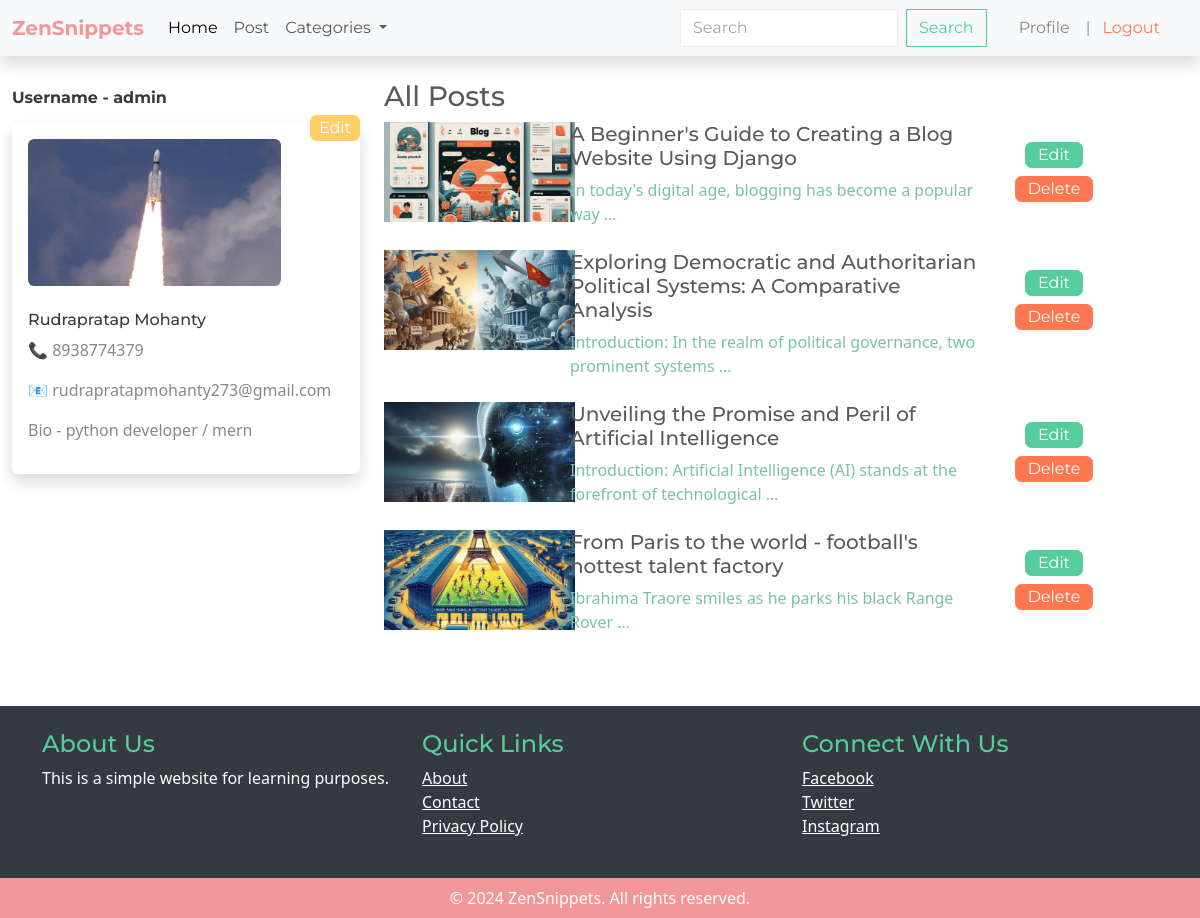
The page /users/profile/ (signed in) on the database its author committed.
### users/models.py (models this page shows, shortened)
class Profile(models.Model):
    user = models.OneToOneField(User, on_delete=models.CASCADE)
    first_name = models.CharField(max_length=20, blank = True, null = True)
    last_name = models.CharField(max_length=20, blank = True, null = True)
    contact_number = models.CharField(max_length=20, default = '999999999')
    image = models.ImageField(upload_to= 'profile_images/' , default= 'profile.jpg')
    bio = models.TextField(max_length = 500, blank = True, null = True)

### article/models.py (models this page shows, shortened)
class Article(models.Model):
    author = models.ForeignKey(User, on_delete=models.CASCADE,  default = 1)
    category = models.ForeignKey(Category, on_delete = models.CASCADE, default = 1 )
    title = models.CharField(max_length=100)
    content = models.TextField(max_length = 10000)
    img = models.ImageField(upload_to='article_images/', default= 'default_img.jpg')
    pub_date = models.DateField(auto_now= True)

### users/views.py (the view)
# urls.py: path('profile/', profile, name= 'profile'),
@login_required
def profile(request):
    articles = Article.objects.filter(author= request.user).all().order_by("-pub_date")
    context = {
        'articles': articles
    }
    return render(request, 'users/profile.html', context)

### article/models.py (called while the page is built)
    def __str__(self):
        return self.name

### article/views.py (called while the page is built)
def categories(request):
    categories = Category.objects.all()
    return {
        'categories': categories,
    }

### users/templates/users/profile.html
{% extends "base.html" %}
{% block content %}
<div class="row my-4 container">
    <div id="profile" class="col-lg-4">
        <h6 class="text-dark fw-bold my-2">Username - {{user.username}}</h6>
        {% if user.profile %}
            <a class="btn btn-warning p-0 px-2 float-end" href="{% url "edit_profile" %}">Edit</a>
            <div class="shadow rounded p-3 my-3">
                <img class="mb-4 rounded" style= "width:80%;" src="{{user.profile.image.url}}" alt="">
                <h6 class='text-dark'>{{user.profile.first_name}} {{user.profile.last_name}}</h6>
                <p>📞 {{user.profile.contact_number}}</p>
                <p>📧 {{user.email}}</p>
                <p>Bio - {{user.profile.bio}}</p>
            </div>
        {% else %}
            <a class="btn btn-success p-0 px-2" href="{% url "edit_profile" %}">Create</a>
        {% endif %}
    </div>
    <div id="all_posts" class="col-lg-8">
        <h3>All Posts</h3>
        <div>
            {% include "users/all_posts.html" with article_list=articles exclude_div=False %}
        </div>
    </div>
</div>
{% endblock content %}

### users/templates/users/all_posts.html
{% for post in article_list %}
    <div class="row my-2">
        <div id="image" class="col-3">
            <img style="height: 100px;" src="{{post.img.url}}" alt="">
        </div>
        <div id="content" class= "{% if exclude_div %} col-9 {% else %}col-7{% endif %}">
            <a class="text-decoration-none p-0 m-0" href="{% url "article:single_article" post.id %}">
                <h5>{{post.title}}</h5>
                <p>{{post.content | truncatewords:10 }}</p>
            </a>
        </div>
        {% if not exclude_div %}
        <div class="col-2 text-center p-3">
            <a href="{% url "article:update_article" post.id %}" class="btn btn-success py-0 my-1">Edit</a>
            <a href="{% url "article:delete_article" post.id %}" class="btn btn-danger py-0 my-1">Delete</a>
        </div>
        {% endif %}
    </div>
{% endfor %}

### rows shown on the page
Article: img (picture), title "A Beginner's Guide to Creating a Blog Website Using Django", content "In today's digital age, blogging has become a popular way …"
Article: img (picture), title "Exploring Democratic and Authoritarian Political Systems: A Comparative Analysis", content "Introduction: In the realm of political governance, two prominent systems …"
Article: img (picture), title "Unveiling the Promise and Peril of Artificial Intelligence", content "Introduction: Artificial Intelligence (AI) stands at the forefront of technological …"
Article: img (picture), title "From Paris to the world - football's hottest talent factory", content "Ibrahima Traore smiles as he parks his black Range Rover …"

### other values the page prints
{{ user.username }} "admin"
{{ user.profile.first_name }} "Rudrapratap"
{{ user.profile.last_name }} "Mohanty"
{{ user.profile.contact_number }} "8938774379"
{{ user.email }} "rudrapratapmohanty273@gmail.com"
{{ user.profile.bio }} "python developer / mern"
